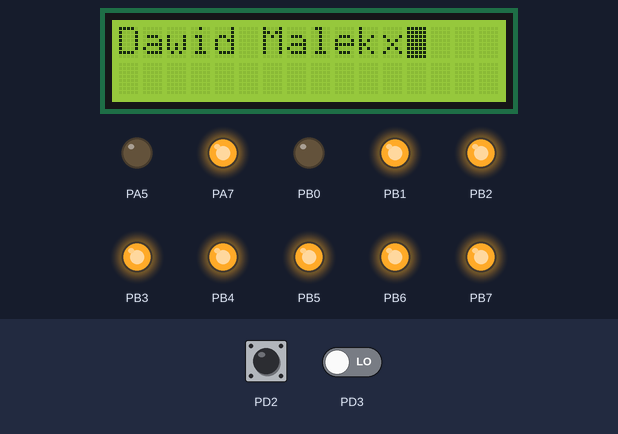
Simulated run of this program. Board: ATmega32, built with avr-gcc and emulated at 11.0592 MHz (the files do not name the chip). On the bench: 16×2 character LCD, output pins drawn as LEDs (lit = HIGH). Wiring (inferred from the signals the program sends): character LCD (HD44780): RS PA6; E PA0; data PA1, PA2, PA3, PA4. Inputs (shaded band) come from the test bench; at power-on: PD2 HIGH, PD3 LOW. Pins used as bus, display or sensor lines are not drawn.

Above: at 1.2 s.
1.3 s: PD2 driven LOW
At 1.6 s:
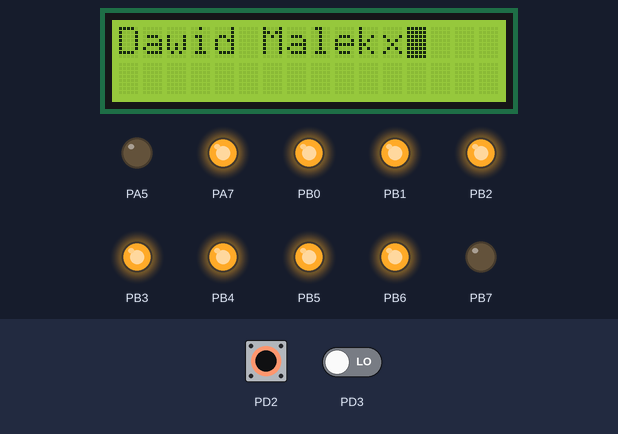
2.8 s: PD2 pulsed HIGH 5 times (0.12 s each, 0.3 s apart)
At 4.5 s:
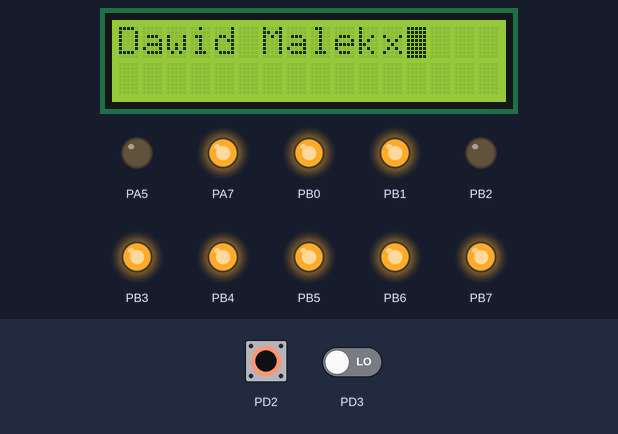
5.8 s: PD2 pulsed HIGH 2 times (0.12 s each, 0.3 s apart)
At 6.07 s:
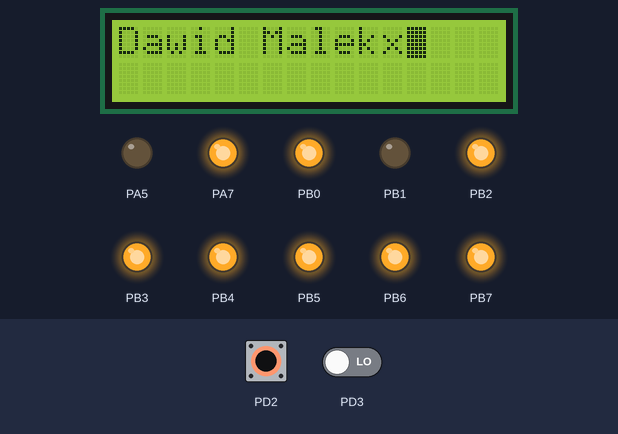
Timing chart, 0 to 8.8 s (numbered marks = the images above; inputs shaded):
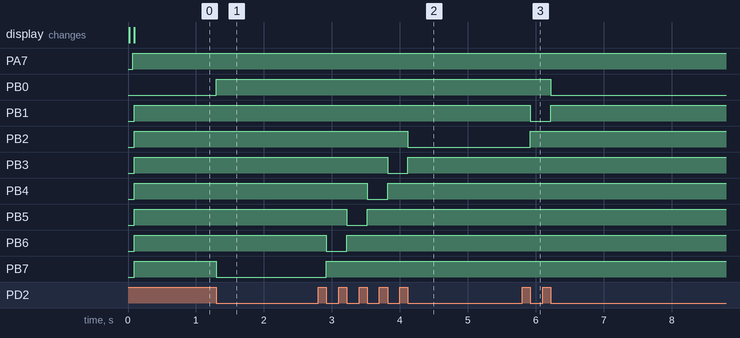

Measured:
- after the input at 1.3 s, PB0: LOW → HIGH at once; PB7: HIGH → LOW at once
- after the input at 2.8 s, PB2: HIGH → LOW after 1.3 s; PB3: HIGH → LOW after 1.0 s, → HIGH 0.30 s later; PB4: HIGH → LOW after 0.72 s, → HIGH 0.30 s later; PB5: HIGH → LOW after 0.42 s, → HIGH 0.30 s later; PB6: HIGH → LOW after 0.12 s, → HIGH 0.30 s later
- after the input at 5.8 s, PB0: HIGH → LOW after 0.42 s; PB1: HIGH → LOW after 0.12 s, → HIGH 0.30 s later; PB2: LOW → HIGH after 0.12 s

The program:

main.c
```c
#include <avr/io.h>
#define F_CPU 11059200UL
#include <util/delay.h>
#include <avr/interrupt.h>

//LCD PORTA: LED|RS|RW|DB7|DB6|DB5|DB4|E
void LCD_znak(uint8_t upper, uint8_t lower);

volatile uint8_t LED = 254; //volatile potrzbne jako most ³¹cz¹cy ram z rejetrami w przypadku zmiennych globalnych

int main(void)
{
	DDRA = 255;
	DDRB = 255;
	DDRD = 0;

	//Przerwanie do enkodera
	GICR = 1<<INT0;
	MCUCR = 1<<ISC01 | 0<<ISC00;
	sei();

    _delay_ms(20);

	//Inicjalizacja
	PORTA = 0b00000111;
	PORTA = 0b00000110;
	_delay_ms(10);
	PORTA = 0b00000111;
	PORTA = 0b00000110;
	_delay_ms(10);
	PORTA = 0b00000111;
	PORTA = 0b00000110;
	_delay_ms(10);
	PORTA = 0b00000101;
	PORTA = 0b00000100;
	_delay_ms(10);

	//Function set
	PORTA = 0b00000101;
	PORTA = 0b00000100;

	PORTA = 0b00011001;
	PORTA = 0b00000100;
	_delay_ms(2);

	//Entry mode set
	PORTA = 0b00000001;
	PORTA = 0b00000000;

	PORTA = 0b00001101;
	PORTA = 0b00001100;
	_delay_ms(2);

	//Display on/off
	PORTA = 0b00000001;
	PORTA = 0b00000000;

	PORTA = 0b00011111;
	PORTA = 0b00011110;
	_delay_ms(2);

	//Clear display
	PORTA = 0b00000001;
	PORTA = 0b00000000;

	PORTA = 0b00000011;
	PORTA = 0b00000010;
	_delay_ms(2);

	//Wysy³anie znaku D
	PORTA = 0b11001001;
	PORTA = 0b11001000;

	PORTA = 0b11001001;
	PORTA = 0b11001000;
	_delay_ms(2);

	//Wysy³anie znaku a
	PORTA = 0b11001101;
	PORTA = 0b11001000;

	PORTA = 0b11000011;
	PORTA = 0b11001000;
	_delay_ms(2);

	//Wysy³anie znaku w
	PORTA = 0b11001111;
	PORTA = 0b11001000;

	PORTA = 0b11001111;
	PORTA = 0b11001000;
	_delay_ms(2);

	//Wysy³anie znaku i
	PORTA = 0b11001101;
	PORTA = 0b11001000;

	PORTA = 0b11010011;
	PORTA = 0b11001000;
	_delay_ms(2);

	//Wysy³anie znaku d
	PORTA = 0b11001101;
	PORTA = 0b11001000;

	PORTA = 0b11001001;
	PORTA = 0b11001000;
	_delay_ms(2);

	//Wysy³anie znaku spacja
	PORTA = 0b11010001;
	PORTA = 0b11001000;

	PORTA = 0b11000001;
	PORTA = 0b11001000;
	_delay_ms(2);

	//Wysy³anie znaku M
	PORTA = 0b11001001;
	PORTA = 0b11001000;

	PORTA = 0b11011011;
	PORTA = 0b11001000;
	_delay_ms(2);

	//Wysy³anie znaku a
	PORTA = 0b11001101;
	PORTA = 0b11001000;

	PORTA = 0b11000011;
	PORTA = 0b11001000;
	_delay_ms(2);

	//Wysy³anie znaku l
	PORTA = 0b11001101;
	PORTA = 0b11001000;

	PORTA = 0b11011001;
	PORTA = 0b11001000;
	_delay_ms(2);

	//Wysy³anie znaku e
	PORTA = 0b11001101;
	PORTA = 0b11001000;

	PORTA = 0b11001011;
	PORTA = 0b11001000;
	_delay_ms(2);

	//Wysy³anie znaku k
	PORTA = 0b11001101;
	PORTA = 0b11001000;

	PORTA = 0b11010111;
	PORTA = 0b11001000;
	_delay_ms(2);

	LCD_znak(0b01110, 0b10000);


    while (1)
    {
		PORTB = LED;
		_delay_ms(1);
    }
}

ISR(INT0_vect){
	if(PIND & (1<<3)) {
		LED = (LED<<1) | (LED>>7);
	} else {
		LED = (LED>>1) | (LED<<7);
	}
}

void LCD_znak(uint8_t upper, uint8_t lower){
	//Wysy³anie upper
	PORTA = 0b11000000 + upper + 1;
	PORTA = 0b10000000;
	//Wysy³anie lower
	PORTA = 0b11000000 + lower + 1;
	PORTA = 0b10000000;
	_delay_ms(2);
}
```
